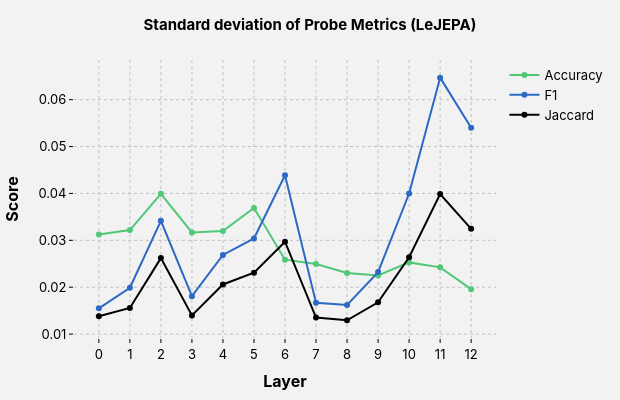

The notebook cell this image was saved under:
### Code cell
fig = styled_fig("Standard deviation of Probe Metrics (LeJEPA)", "Layer", "Score")
fig.update_xaxes(
    tickmode="array",
    tickvals=jepa_probe_df["layer"].tolist(), 
)

for col, name, color in [
    ("accuracy_std", "Accuracy", PALETTE["gsvit"]),
    ("f1_std",       "F1",       PALETTE["lejepa"]),
    ("jaccard_std",  "Jaccard",  "black"),
]:
    fig.add_scatter(
        x=jepa_probe_df["layer"], y=jepa_probe_df[col],
        mode="lines+markers", name=name,
        line=dict(color=color, width=2),
    )

fig.show()
fig.write_image("assests/jepa_probe_std.svg")  # needs `kaleido`

### Figure 1 — Plotly figure (JSON) as saved in the notebook; plotly's stock layout.template omitted (floating-point values rounded to 4 significant figures)
{"data": [{"line": {"color": "#50C878", "width": 2}, "mode": "lines+markers", "name": "Accuracy", "type": "scatter", "x": [0, 1, 2, 3, 4, 5, 6, 7, 8, 9, 10, 11, 12], "y": [0.03125, 0.03219, 0.03992, 0.03169, 0.03197, 0.0369, 0.02587, 0.02496, 0.02303, 0.02251, 0.02529, 0.02423, 0.01958]}, {"line": {"color": "#2D68C4", "width": 2}, "mode": "lines+markers", "name": "F1", "type": "scatter", "x": [0, 1, 2, 3, 4, 5, 6, 7, 8, 9, 10, 11, 12], "y": [0.0155, 0.01987, 0.03415, 0.01809, 0.02688, 0.0304, 0.04388, 0.01669, 0.01622, 0.02322, 0.03997, 0.06469, 0.05399]}, {"line": {"color": "black", "width": 2}, "mode": "lines+markers", "name": "Jaccard", "type": "scatter", "x": [0, 1, 2, 3, 4, 5, 6, 7, 8, 9, 10, 11, 12], "y": [0.01379, 0.01558, 0.02621, 0.01397, 0.02058, 0.02309, 0.02971, 0.01353, 0.01293, 0.01677, 0.02638, 0.03987, 0.03245]}], "layout": {"font": {"color": "black", "family": "Inter, sans-serif", "size": 13}, "height": 400, "margin": {"b": 60, "l": 70, "r": 30, "t": 60}, "paper_bgcolor": "#F3F2F2", "plot_bgcolor": "#F3F2F2", "title": {"font": {"color": "black", "family": "Inter, sans-serif", "size": 15}, "text": "<b>Standard deviation of Probe Metrics (LeJEPA)</b>", "x": 0.5, "xanchor": "center"}, "width": 620, "xaxis": {"gridcolor": "#C1C1C1", "griddash": "dot", "gridwidth": 1, "linecolor": "black", "linewidth": 1, "mirror": false, "showgrid": true, "showline": false, "tickcolor": "black", "ticklen": 4, "tickmode": "array", "ticks": "outside", "tickvals": [0, 1, 2, 3, 4, 5, 6, 7, 8, 9, 10, 11, 12], "title": {"text": "<b>Layer</b>"}, "zeroline": false}, "yaxis": {"gridcolor": "#C1C1C1", "griddash": "dot", "gridwidth": 1, "linecolor": "black", "linewidth": 1, "mirror": false, "showgrid": true, "showline": false, "tickcolor": "black", "ticklen": 4, "ticks": "outside", "title": {"text": "<b>Score</b>"}, "zeroline": false}}}
